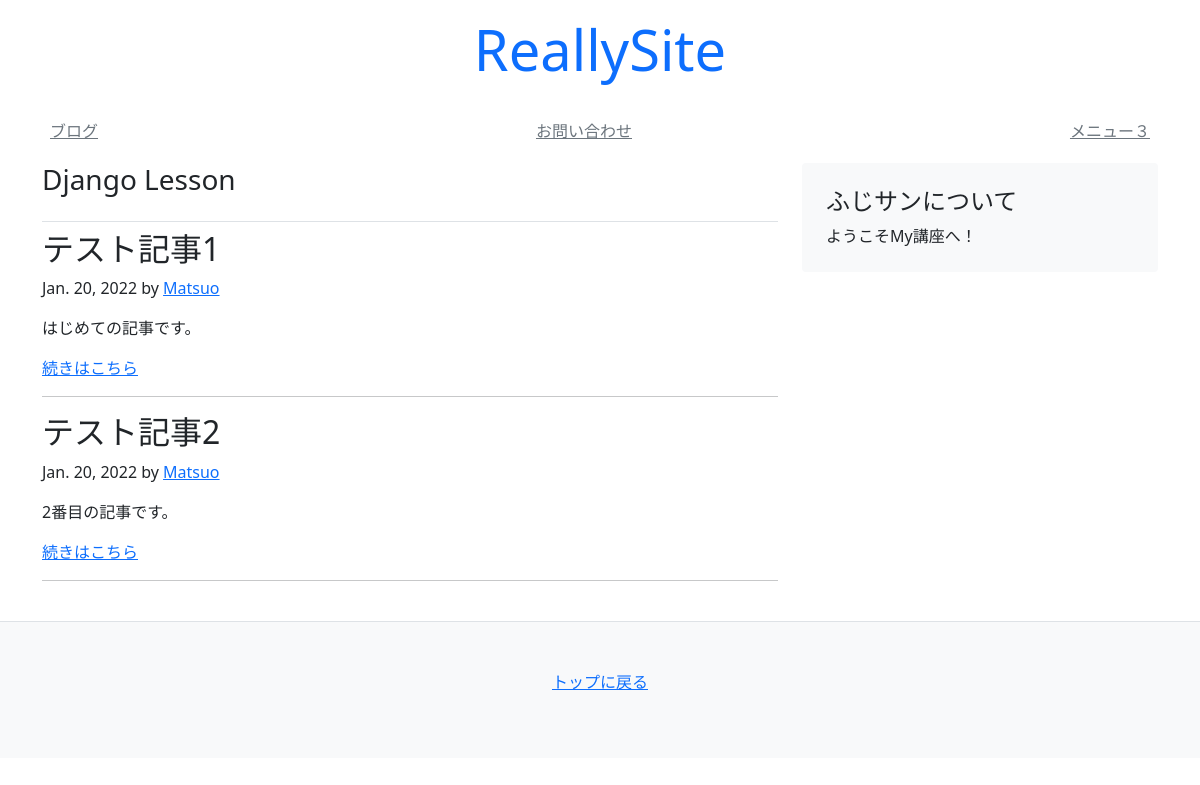
The page /blog/?page=2 on the database as committed earlier.
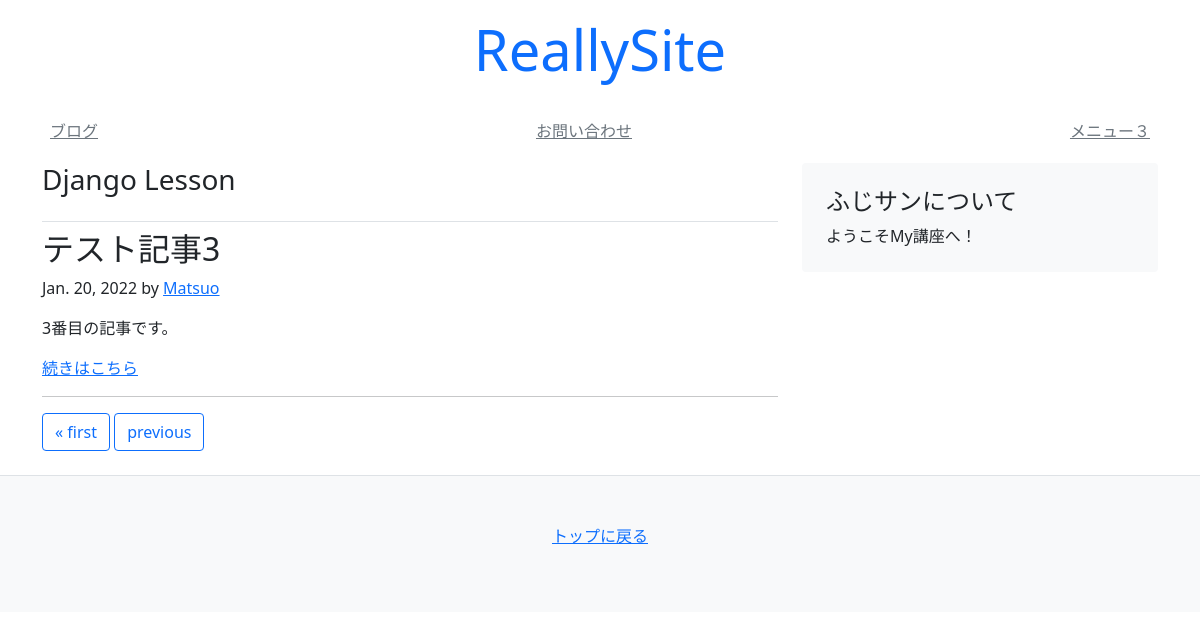
The same page on the database as committed later.
### blog/models.py (models this page shows)
class Article(models.Model):
    title = models.CharField(default='', max_length=30)
    text = models.TextField(default='')
    author = models.CharField(default='', max_length=30)
    created_at = models.DateField(auto_now_add=True)
    updated_at = models.DateField(auto_now=True)

### blog/views.py (the view)
# urls.py: path('', views.index),
def index(request):
    objs = Article.objects.all()
    paginator = Paginator(objs, 2)  # 1ページに表示する記事数 2
    page_number = request.GET.get('page')
    context = {
        'page_obj': paginator.get_page(page_number),
        'page_number': page_number,
    }
    return render(request, 'blog/blogs.html', context)

### templates/blog/blogs.html (shortened to what this page needs)
<!DOCTYPE html>
<html lang="ja">
<head>
</head>
<body>
{% extends 'mysite/base.html' %}
{% block content %}
<main class="container">
    <div class="row">
        <div class="col-md-8">
            <h3 class="pb-4 font-italic border-bottom">
                Django Lesson
            </h3>
            {% for obj in page_obj %}
            <div class="blog-post">
                <h2 class="blog-post-title">{{ obj.title }}</h2>
                <p class="blog-post-meta">{{ obj.created_at }} by
                    <a href="#">{{ obj.author }} </a>
                <p> {{ obj.text }}</p>
                <a href="/blog/{{ obj.id }}" class="">続きはこちら</a>
            </div>
            <hr>
            {% endfor %}
            {% include 'mysite/snippets/pagination.html' %}
        </div>
        <aside class="col-md-4">
            <div class="p-4 mb-3 bg-light rounded">
                <h4 class="font-italic">
                    ふじサンについて
                </h4>
                <p class="mb-0">ようこそMy講座へ！</p>
            </div>
        </aside>
    </div>
</main>
{% endblock %}

Rows that differ between the two databases and show on the page:
no longer on this page (row unchanged): Article: title "テスト記事1", created_at "Jan. 20, 2022", author "Matsuo", text "はじめての記事です。"
no longer on this page (row unchanged): Article: title "テスト記事2", created_at "Jan. 20, 2022", author "Matsuo", text "2番目の記事です。"
added Article: title "テスト記事3", created_at "Jan. 20, 2022", author "Matsuo", text "3番目の記事です。"
Other text that changed with them:
text now shown: "« first previous"
